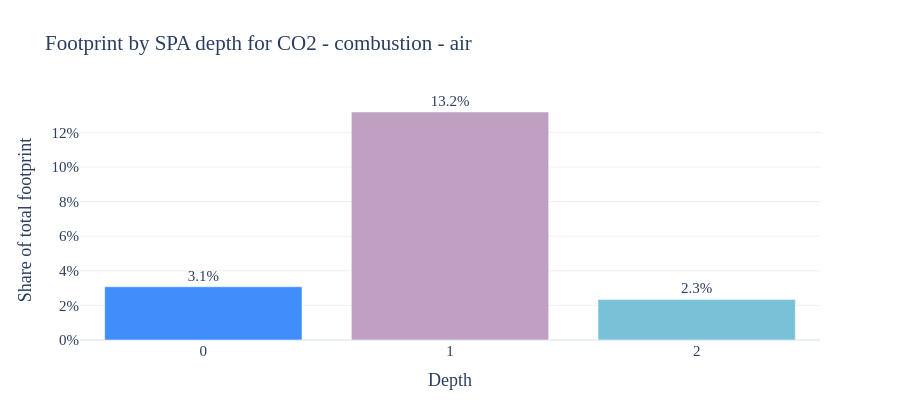

Source (notebook cell):
### Markdown cell above
## 6. Summarize the path structure by depth

After the Sankey overview, a second MARIO-native read is by upstream depth. This section uses the integrated `plot="depth"` view of `db.calc_spa(...)` and removes the `top_n` cap, so the summary reflects all paths that survive the cutoff rather than only the ranked Sankey subset.

### Code cell
spa_full = db.calc_spa(
    indicator=INDICATOR,
    scenario="baseline",
    item=SECTOR,
    final_demand_region=FOCUS_REGION,
    final_demand_category=FOCUS_CATEGORY,
    max_depth=MAX_DEPTH,
    cutoff=CUTOFF,
    top_n=None,
    plot="depth",
    show_plot=True,
    title=f"Footprint by SPA depth for {INDICATOR}",
)

### Figure 1 — Plotly figure (JSON) as saved in the notebook; plotly's stock layout.template omitted (floating-point values rounded to 4 significant figures)
{"data": [{"cliponaxis": false, "hovertemplate": "Depth=%{x}<br>Share of total=%{y}<br>Share label=%{text}<extra></extra>", "legendgroup": "0", "marker": {"color": "#3F8EFC", "pattern": {"shape": ""}}, "name": "0", "orientation": "v", "showlegend": true, "text": ["3.1%"], "textposition": "outside", "type": "bar", "x": ["0"], "xaxis": "x", "y": [0.0308], "yaxis": "y"}, {"cliponaxis": false, "hovertemplate": "Depth=%{x}<br>Share of total=%{y}<br>Share label=%{text}<extra></extra>", "legendgroup": "1", "marker": {"color": "#BF9FC2", "pattern": {"shape": ""}}, "name": "1", "orientation": "v", "showlegend": true, "text": ["13.2%"], "textposition": "outside", "type": "bar", "x": ["1"], "xaxis": "x", "y": [0.1318], "yaxis": "y"}, {"cliponaxis": false, "hovertemplate": "Depth=%{x}<br>Share of total=%{y}<br>Share label=%{text}<extra></extra>", "legendgroup": "2", "marker": {"color": "#79C2D6", "pattern": {"shape": ""}}, "name": "2", "orientation": "v", "showlegend": true, "text": ["2.3%"], "textposition": "outside", "type": "bar", "x": ["2"], "xaxis": "x", "y": [0.02347], "yaxis": "y"}], "layout": {"barmode": "relative", "font": {"family": "Verdana", "size": 15}, "height": 420, "legend": {"title": {"text": "Depth"}, "tracegroupgap": 0}, "showlegend": false, "title": {"text": "Footprint by SPA depth for CO2 - combustion - air"}, "xaxis": {"anchor": "y", "categoryarray": ["0", "1", "2"], "categoryorder": "array", "domain": [0, 1], "title": {"text": "Depth"}}, "yaxis": {"anchor": "x", "domain": [0, 1], "tickformat": ".0%", "title": {"text": "Share of total footprint"}}}}
